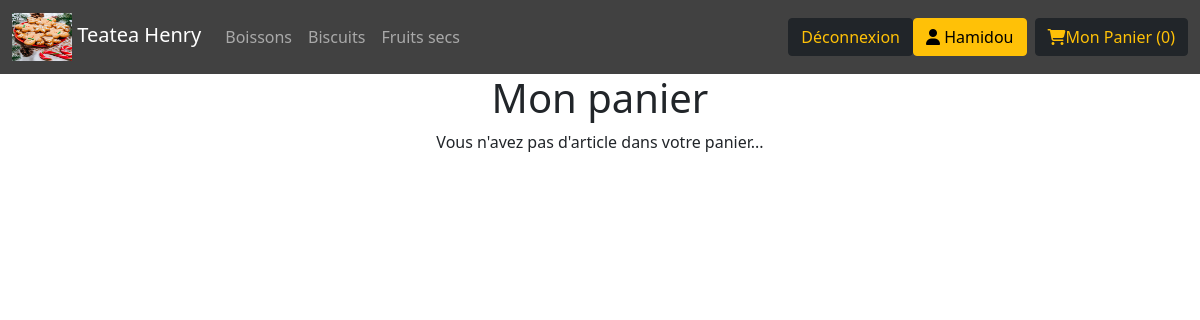
Screenshot of /index.php?action=afficherPanier (signed in) with the database file from the repository.
### tables this page shows
CREATE TABLE `categories` (
  `id` tinyint(4) NOT NULL,
  `name` varchar(100) NOT NULL,
  `image` varchar(50) NOT NULL
);

### Controller/controller.php (called while the page is built, shortened)
<?php
require_once './Model/DialogueBD.php';
function afficherPanier()
{
    try {
        $undlg = new DialogueBD();
        $categories = $undlg->getCategories();
        if (isset($_SESSION['SESS_ORDERNUM'])) {
            $products = $undlg->getProductsOrder($_SESSION['SESS_ORDERNUM']);
            $total = $undlg->getTotal($_SESSION['SESS_ORDERNUM']);
            $connOK = true;
        } else {
            $connOK = false;
        }
        require_once './View/panierView.php';
    } catch (Exception $e) {
        $erreur = $e->getMessage();
    }
}

### Model/DialogueBD.php (called while the page is built, shortened)
<?php
class DialogueBD
{
    public function getCategories()
    {
        try {
            $conn = Connexion::getConnexion();
            $sql = "SELECT * FROM categories";
            $sth = $conn->prepare($sql);
            $sth->execute();
            $cat = $sth->fetchAll(PDO::FETCH_ASSOC);
            return $cat;
        } catch (PDOException $e) {
            $erreur = $e->getMessage();
        }
    }
}

### View/panierView.php (the view, shortened to what this page needs)
<nav class="navbar navbar-expand-lg navbar-dark" style="background-color: #414141;">
    <div class="container-fluid">
        <a class="navbar-brand" href="./index.php">
            <img src="./productimages/biscuitNoel.png" alt="" width="60" height="48" class="d-inline-block">
            Teatea Henry
        </a>
        <div class="collapse navbar-collapse" id="navbarNav">
            <ul class="navbar-nav me-auto">
                <?php
                foreach ($categories as $cat) {
                    echo '
                        <li class="nav-item">
                            <a class="nav-link" href="index.php?action=' . $cat['id'] . '">' . $cat['name'] . '</a>
                        </li>';
                }
                ?>
            </ul>
            <?php
            if (isset($_SESSION['NAME'])) {
                echo '
                    <a class="btn btn-dark text-warning " href="index.php?action=deconnexion">Déconnexion</a>
                    <div class="me-2">
                        <button class="btn btn-warning" type="button" id="dropdownUser" data-bs-toggle="dropdown" aria-expanded="false">
                            <i class="fas fa-user"></i>
                                ' . $_SESSION['NAME'] . '
                        </button>
                    </div>';
            } else echo '<a class="btn btn-warning me-2" href="index.php?action=connexionPage" role="button"><i class="fas fa-user"></i> Connexion</a>';
            ?>
            <a class="btn btn-dark text-warning" href="index.php?action=afficherPanier" role="button"><i class="fas fa-shopping-cart"></i>Mon Panier (<?php
                                                                                                                                                        if (isset($_SESSION['NB_PANIER']))
                                                                                                                                                            echo $_SESSION['NB_PANIER'];
                                                                                                                                                        else echo '0'
                                                                                                                                                        ?>)</a>
        </div>
    </div>
</nav>
<div class="text-center">
    <?php
    echo "<h1> Mon panier</h1>";
    ?>
</div>
<div class="container">
    <?php
    if (!$connOK || count($products) == 0) {
        echo "<div class=\"text-center\">
                <p> Vous n'avez pas d'article dans votre panier... </p>
              </div>";
    }
    ?>
</div>
<?php
require_once 'template.php';
?>

### rows the page displays
categories: name "Boissons"
categories: name "Biscuits"
categories: name "Fruits secs"

### other values shown
$_SESSION['NAME'] "Hamidou"
